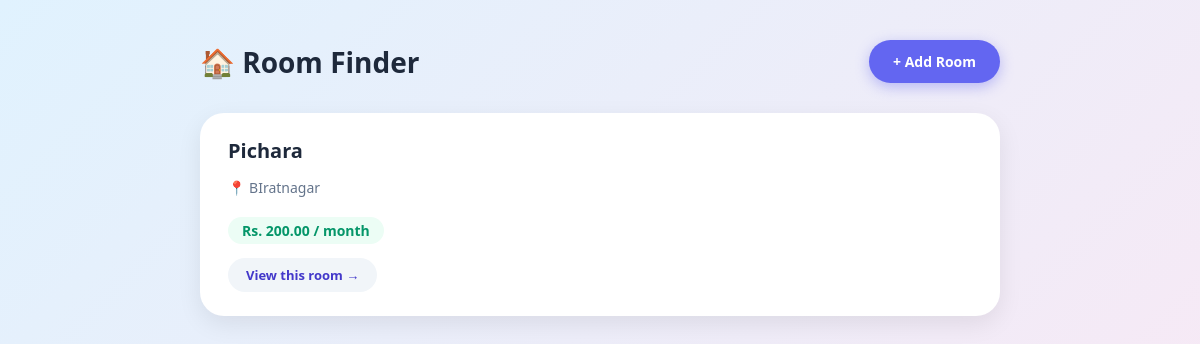
The app's page /rooms/, older data.
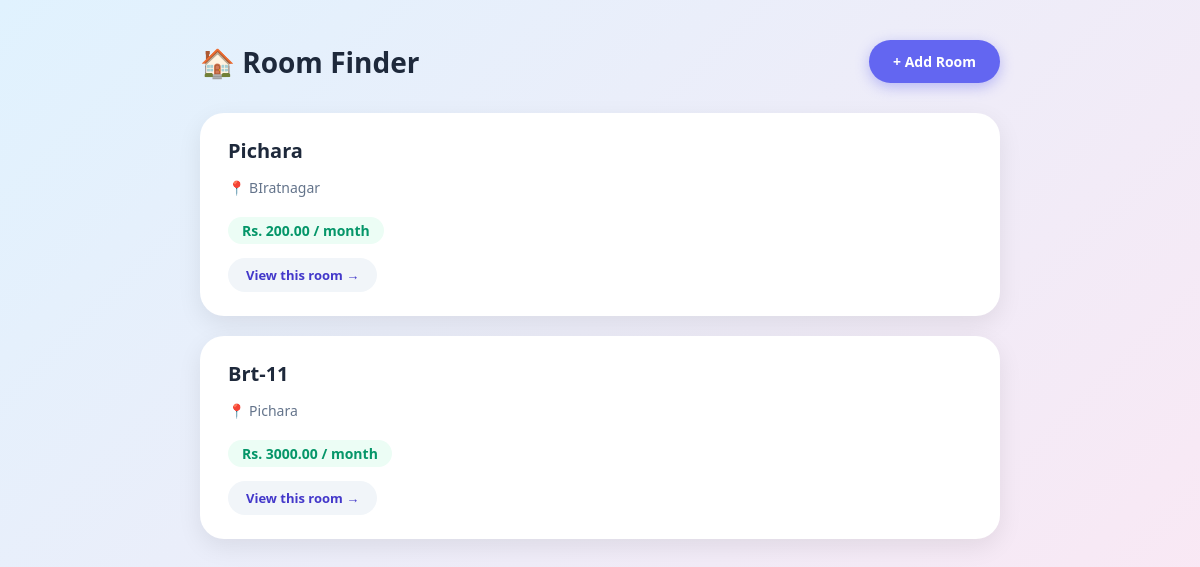
The same page, newer data.
### core/models.py (models this page shows, shortened)
class Room(models.Model):
    title = models.CharField(max_length=200)
    description = models.TextField()
    location = models.CharField(max_length=200)
    price = models.DecimalField(max_digits=10, decimal_places=2)
    slug = models.SlugField(unique=True)

### core/views.py (the view)
# urls.py: path('', views.room_list, name='room_list'),
def room_list(request):
    all_rooms = Room.objects.all()
    context = {
        'all_rooms': all_rooms
    }
    return render(request, 'core/room_list.html', context)

### templates/core/room_list.html (shortened to what this page needs)
<!DOCTYPE html>
<html lang="en">
<head>
</head>
<body>
<div class="container">
    <div class="header">
        <h1>🏠 Room Finder</h1>
        <a class="btn-pill" href="{% url 'room_create' %}">+ Add Room</a>
    </div>
    {% for room in all_rooms %}
        <div class="room-bubble">
            <h3>{{ room.title }}</h3>
            <p class="location">📍 {{ room.location }}</p>
            <p class="price">Rs. {{ room.price }} / month</p>
            <br>
            <a class="view-btn" href="{% url 'room_detail' room.slug %}">View this room →</a>
        </div>
    {% empty %}
        <div class="empty-bubble">Haal samma kunai room list gareko chaina.</div>
    {% endfor %}
</div>
</body>
</html>

### templates/core/room_list.html (style rules this page uses)
* { box-sizing: border-box; }
body { font-family: 'Segoe UI', Arial, sans-serif; background: linear-gradient(135deg, #e0f2fe, #fce7f3); margin: 0; padding: 40px 20px; min-height: 100vh; }
.container { max-width: 800px; margin: 0 auto; }
.header { display: flex; justify-content: space-between; align-items: center; margin-bottom: 30px; }
.header h1 { font-size: 28px; color: #1e293b; margin: 0; }
.btn-pill { display: inline-block; background: #6366f1; color: #fff; padding: 12px 24px; border-radius: 999px; text-decoration: none; font-weight: 600; font-size: 14px; box-shadow: 0 4px 14px rgba(99,102,241,0.4); transition: transform 0.2s ease; }
.room-bubble { background: #ffffff; border-radius: 24px; padding: 24px 28px; margin-bottom: 20px; box-shadow: 0 8px 24px rgba(0,0,0,0.08); transition: transform 0.2s ease, box-shadow 0.2s ease; }
.room-bubble h3 { margin: 0 0 8px; font-size: 20px; color: #1e293b; }
.room-bubble .location { color: #64748b; font-size: 14px; margin-bottom: 6px; }
.room-bubble .price { display: inline-block; background: #ecfdf5; color: #059669; padding: 4px 14px; border-radius: 999px; font-weight: 700; font-size: 14px; margin-bottom: 14px; }
.room-bubble .view-btn { display: inline-block; background: #f1f5f9; color: #4338ca; padding: 8px 18px; border-radius: 999px; text-decoration: none; font-size: 13px; font-weight: 600; }

Row changes from the older to the newer data that the page shows:
added Room: title "Brt-11", location "Pichara", price "3000.00"
